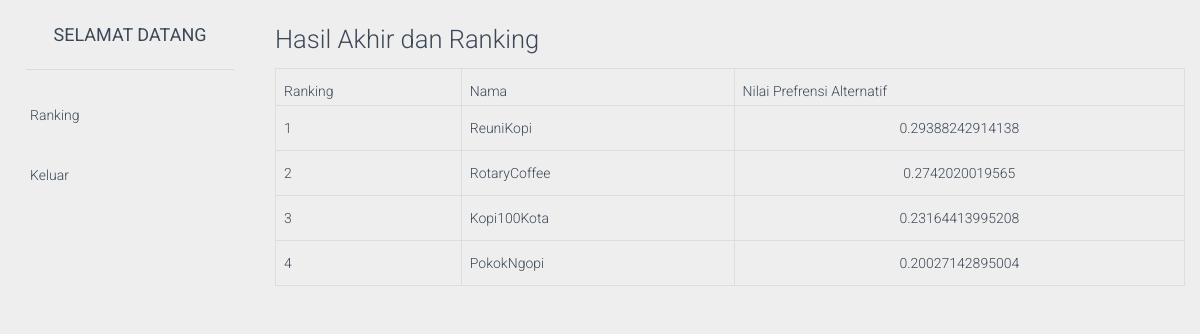
The page /login/dashboard/index.php?page=9 (signed in) on the database as committed earlier.
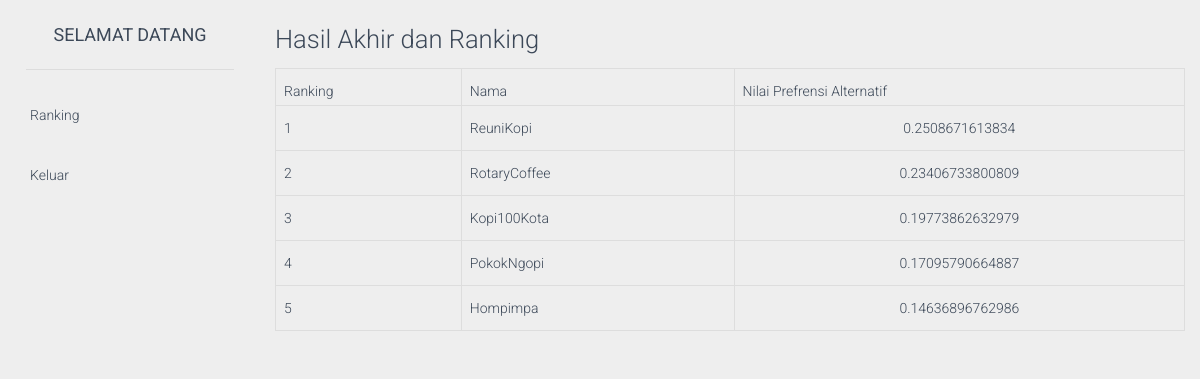
The same page on the database as committed later.
### tables this page shows
CREATE TABLE `alternatif` (
  `id_alternatif` varchar(5) NOT NULL,
  `nm_alternatif` varchar(35) NOT NULL,
  `n_vektor_s` double NOT NULL,
  `n_vektor_v` double NOT NULL
);

### login/dashboard/include/nilai_prefensi_alternatif.php (the view, shortened to what this page needs)
<?php
include ("../koneksi/koneksi.php");
?>
<div class="box-header">
	<h3 class="box-title ">Hasil Akhir dan Ranking</h3>
</div>
<table class="table table-bordered table-responsive">
	<thead>
		<tr>
			<th rowspan="2">Ranking</th>
			<th rowspan="2">Nama</th>
			<th rowspan="2">Nilai Prefrensi Alternatif</th>
	</thead>
	<tbody>
		<?php
$i=0;
$a=mysqli_query($conn, "select * from alternatif order by n_vektor_v desc");
while($da=mysqli_fetch_assoc($a)){
	echo "<tr>
		<td>".(++$i)."</td>
		<td>$da[nm_alternatif]</td>";
			$n=mysqli_query($conn, "select sum(n_vektor_s) as sum from alternatif");
			$quV = mysqli_fetch_array($n);
			$jml_vs = $quV['sum'];
			$vkt_v = $da['n_vektor_s'] / $jml_vs;
			echo "<td align='center'>".($vkt_v)."</td>";
		echo "</tr>\n";
}
?>
	</tbody>
</table>

Rows that differ between the two databases and show on the page:
computed for alternatif "ReuniKopi": vkt_v "0.29388242914138" → "0.2508671613834"
computed for alternatif "RotaryCoffee": vkt_v "0.2742020019565" → "0.23406733800809"
computed for alternatif "Kopi100Kota": vkt_v "0.23164413995208" → "0.19773862632979"
computed for alternatif "PokokNgopi": vkt_v "0.20027142895004" → "0.17095790664887"
added alternatif: nm_alternatif "Hompimpa", vkt_v "0.14636896762986"
